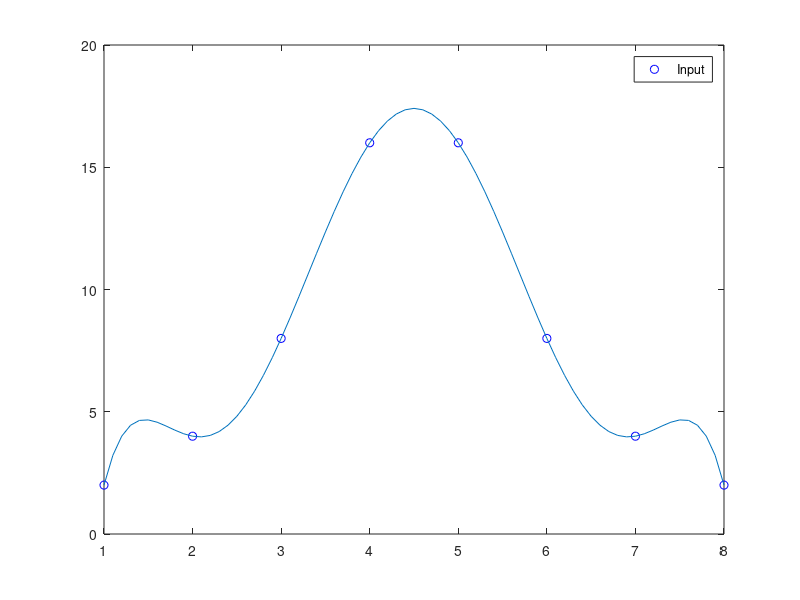

MATLAB code for this plot: (Note: this script raises an error after producing the figure.)
clear all;
# remenber:
# A = polyfit(X, Y, n-1)
# W(x) = polyval(A, x)

# X = input('X (input vector): ')
# Y = input('Y (input vector): ')
X = [1, 2, 3, 4, 5, 6, 7, 8];
Y = [2, 4, 8, 16, 16, 8, 4, 2];

n = length(X);

for i=1:n
  for j=1:n
    V(i, j) = X(i)^(j-1);
  end
end  

A = inverse(V)*Y';

x = min(X):0.1:max(X);

W = [0];
for k=1:n
  W = W + A(k) * x.^(k-1);
end

plot(X, Y, "ob; Input;", x, W)
text = 'W(x) = ';

for i=1:n
  text = text + num2str(A(i)) + 'x^' + num2str(i)
end
  
title(text)